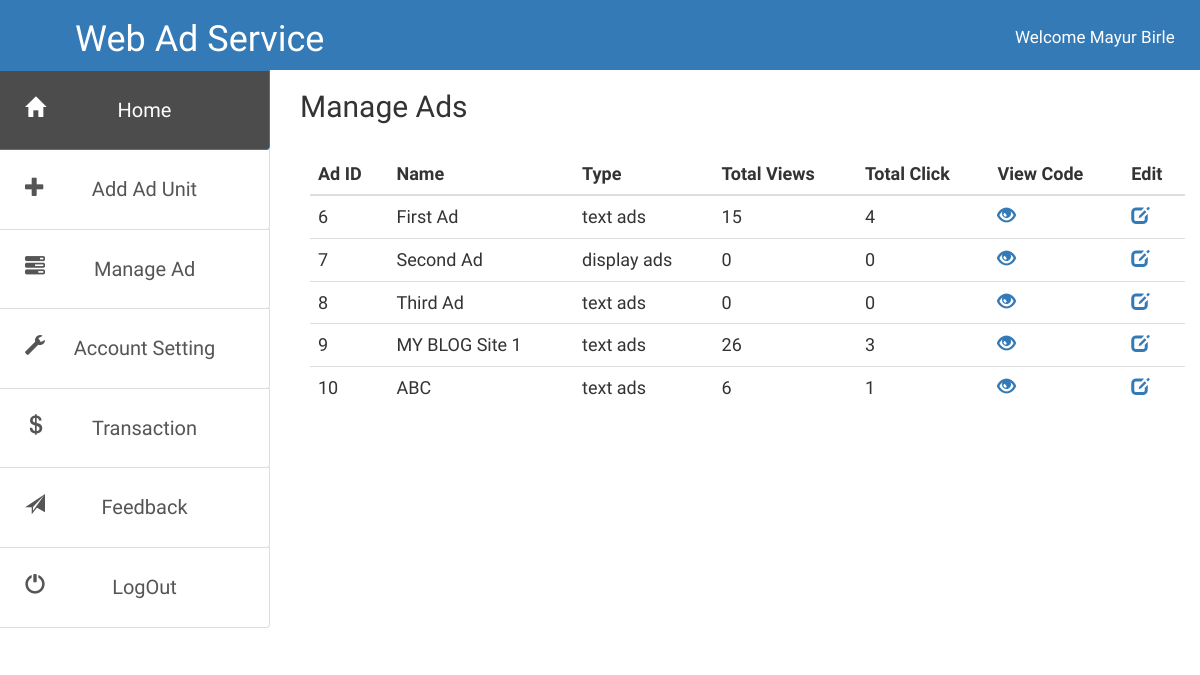
Screenshot of /webMonetize/manageAd (signed in) with the database file from the repository.
### Ads/models.py (models this page shows, shortened)
class Profile(models.Model):
	user = models.OneToOneField(User, on_delete=models.CASCADE)
	phone = models.CharField(max_length=12)
	pri_site = models.CharField(max_length=200)
	ac_type = models.BooleanField(default=True) # True : WebSiteMonetize && False : AdProvider

class AdUnit(models.Model):
	user = models.ForeignKey(User, on_delete=models.CASCADE)
	name = models.CharField(max_length=12)
	website = models.CharField(max_length=200)
	tags = models.CharField(max_length=1000)
	ad_type = models.CharField(max_length=20)
	ad_shape = models.CharField(max_length=10)
	alternate = models.CharField(max_length=20)
	total_views = models.IntegerField(default=0)
	total_click = models.IntegerField(default=0)

### Ads/wm_views.py (the view)
# urls.py: path('manageAd',wm_views.wm_manage,name="wm_manage"),
def wm_manage(request):
	user = get_user(request)
	if user and is_user_valid(user):
		units = AdUnit.objects.filter(user=user)
		context = {
		'units' : units,
		'profile' : Profile.objects.get(user=user),
		}
		return render(request,'WebAd/website/manage.html',context)

### Ads/views.py (called while the page is built)
def get_user(request):
	if 'sessionId' in request.session:
		return User.objects.get(id = request.session['sessionId']);
	return False;

### Ads/wm_views.py (called while the page is built)
def is_user_valid(user):
	profile = Profile.objects.get(user=user)
	if profile.ac_type:
		return True
	return False

### Ads/templates/WebAd/website/manage.html
{%extends "WebAd/website/base.html"%}
{%block content%}
	<div class="col-sm-9 col-xs-12 content row">
		<h2> Manage Ads </h2>
<div class="table-responsive" style="padding: 10px; padding-right: 15px; top: 10px; position: relative;">
  <table class="table table-hover" style="font-size: 18px">
    <thead>
      <tr>
        <th>Ad ID</th>
        <th>Name</th>
        <th>Type</th>
        <th>Total Views</th>
        <th>Total Click</th>
        <th>View Code</th>
        <th>Edit</th>
      </tr>
    </thead>
    <tbody>
      {% for unit in units %}
      <tr>
        <td>{{unit.id}}</td>
        <td>{{unit.name}}</td>
        <td>{{unit.ad_type}} ads</td>
        <td>{{unit.total_views}}</td>
        <td>{{unit.total_click}}</td>
        <td><a href="viewCode?adUnitId={{unit.id}}"><span class="glyphicon glyphicon-eye-open"></span></a></td>
        <td><a href="editAd?adId={{unit.id}}"><span class="glyphicon glyphicon-edit"></span></a></td>
      </tr>
      {% endfor %}
    </tbody>
  </table>
  </div>
	</div>
	</div>
</div>
{%endblock content%}

### Ads/templates/WebAd/website/base.html (shortened to what this page needs)
{% load static %}
<!DOCTYPE html>
<html>
<head>
	<link rel="stylesheet" href="https://maxcdn.bootstrapcdn.com/bootstrap/3.4.0/css/bootstrap.min.css">
	<link rel="stylesheet" href="https://cdnjs.cloudflare.com/ajax/libs/font-awesome/4.7.0/css/font-awesome.min.css">
	<link rel="stylesheet" href="{% static 'Ads/website/style.css' %}">
		<link rel="stylesheet" href="{% static 'Ads/multiselect/css/bootstrap-multiselect.css' %}">
</head>
<body>
<div class="container-fluid bg-primary heading row">
	<h1 class="col-sm-7"> Web Ad Service </h1>
	<p class="col-sm-2">Welcome {{profile.user.first_name}}</p>
</div>
<div class="container-fluid first-box">
	<div class="row">
		<div class="col-sm-3 col-xs-12 sidenav" style="margin: 0; left:0; position: relative;">
			<ul class="list-group">
				<a href="{% url 'wm_index'%}" class="list-group-item active"><span class="glyphicon glyphicon-home text-left"></span>Home</a>
				<a href="{% url 'wm_add'%}" class="list-group-item"><span class="glyphicon glyphicon-plus"></span>Add Ad Unit</a>
				<a href="{% url 'wm_manage'%}" class="list-group-item"><span class="glyphicon glyphicon-tasks"></span>Manage Ad</a>
				<a href="{% url 'wm_setting'%}" class="list-group-item"><span class="glyphicon glyphicon-wrench"></span>Account Setting</a>
				<a href="{% url 'wm_transaction'%}" class="list-group-item"><span class="glyphicon glyphicon-usd"></span>Transaction</a>
				<a href="" class="list-group-item"><span class="glyphicon glyphicon-send"></span>Feedback</a>
				<a href="{% url 'logOut'%}" class="list-group-item"><span class="glyphicon glyphicon-off"></span>LogOut</a>
			</ul>
		</div>
	{%block content %}	{% endblock content %}
</body>
</html>

### WebAd/static/Ads/website/style.css (style rules this page uses)
* { font-family: 'Nova Flat', cursive; }
body,html { margin:0 auto; width: 100%; height: 100%; padding: 0; }
.row { margin: 0 auto; padding: 0; }
.container-fluid { padding: 0; }
.heading { width: 100% padding: 0px; }
.heading h1 { position: relative; float: left; left: 5%; }
.heading p { position: relative; float: right; top: 25px; font-size: 17px; }
.first-box { height: 100%; }
.first-box .row { min-height: 400px; }
.first-box .row .sidenav ul a { padding: 25px; font-size: 20px; text-align: center; border-left: none; left: -15px; border-radius: 0 0 4px 0 ; cursor: pointer; text-decoration: none; }
.first-box .row .sidenav ul .active { background: #4c4c4c; color: #fff; }
.first-box .row .sidenav ul a span { position: relative; float: left; }
.first-box .row .content h2 { font-family: "Nova Flat"; }

### rows the page displays
Profile: user.first_name "Mayur Birle"
AdUnit: id "6", name "First Ad", ad_type "text", total_views "15", total_click "4"
AdUnit: id "7", name "Second Ad", ad_type "display", total_views "0", total_click "0"
AdUnit: id "8", name "Third Ad", ad_type "text", total_views "0", total_click "0"
AdUnit: id "9", name "MY BLOG Site 1", ad_type "text", total_views "26", total_click "3"
AdUnit: id "10", name "ABC", ad_type "text", total_views "6", total_click "1"
